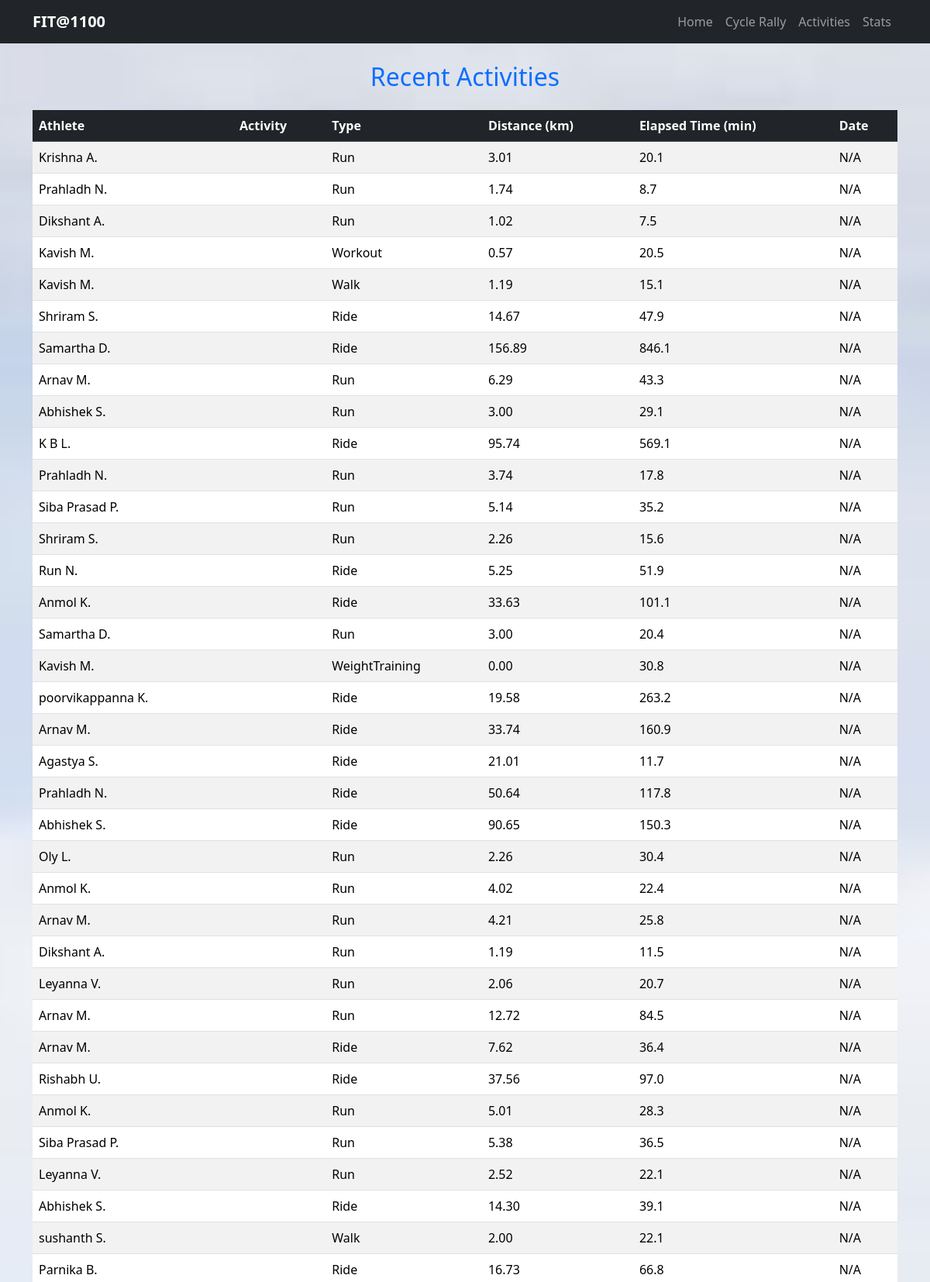
The app's page /activities (upper part) with its own data.
### models.py (models this page shows)
class Activity(Base):
    __tablename__ = "activities"
    id = Column(Integer, primary_key=True)  # pseudo ID we generate
    athlete_name = Column(String)
    distance = Column(Float)
    moving_time = Column(Float)
    elapsed_time = Column(Float)
    total_elevation_gain = Column(Float)
    type = Column(String)
    start_date = Column(DateTime)
    activity_name = Column(String)

### app.py (the view)
@app.route("/activities")
def show_activities():
    session = Session()
    activities = session.query(Activity).order_by(Activity.start_date.desc()).all()
    session.close()
    return render_template("activities.html", activities=activities)

### templates/activities.html
{% extends "base.html" %}
{% block content %}
<h2 class="text-center mb-4 text-primary">Recent Activities</h2>
<table class="table table-striped table-hover align-middle">
    <thead class="table-dark">
        <tr>
            <th>Athlete</th>
            <th>Activity</th>
            <th>Type</th>
            <th>Distance (km)</th>
            <th>Elapsed Time (min)</th>
            <th>Date</th>
        </tr>
    </thead>
    <tbody>
        {% for a in activities %}
        <tr>
            <td>{{ a.athlete_name }}</td>
            <td>{{ a.name }}</td>
            <td>{{ a.type }}</td>
            <td>{{ "%.2f"|format(a.distance/1000 if a.distance else 0) }}</td>
            <td>{{ "%.1f"|format(a.elapsed_time/60 if a.elapsed_time else 0) }}</td>
            <td>{{ a.start_date.strftime("%Y-%m-%d") if a.start_date else "N/A" }}</td>
        </tr>
        {% endfor %}
    </tbody>
</table>
{% endblock %}

### templates/base.html (shortened to what this page needs)
<!DOCTYPE html>
<html lang="en">
<head>
    <link href="https://cdn.jsdelivr.net/npm/bootstrap@5.3.2/dist/css/bootstrap.min.css" rel="stylesheet">
    <link rel="stylesheet" href="{{ url_for('static', filename='css/styles.css') }}">
</head>
<body>
    <nav class="navbar navbar-expand-lg navbar-dark bg-dark">
        <div class="container">
            <a class="navbar-brand fw-bold" href="/">FIT@1100</a>
            <div class="collapse navbar-collapse" id="navbarNav">
                <ul class="navbar-nav ms-auto">
                    <li class="nav-item"><a class="nav-link" href="/">Home</a></li>
                    <li class="nav-item"><a class="nav-link" href="/cycle-rally">Cycle Rally</a></li>
                    <li class="nav-item"><a class="nav-link" href="/activities">Activities</a></li>
                    <li class="nav-item"><a class="nav-link" href="/stats">Stats</a></li>
                </ul>
            </div>
        </div>
    </nav>
    <div class="container py-4">
        {% block content %}{% endblock %}
    </div>
</body>
</html>

### static/css/styles.css (style rules this page uses)
body { background: url("../images/background.jpeg") no-repeat center center fixed; background-size: cover; color: white; }
nav, footer, .container { position: relative; z-index: 1; }

### records on screen
Activity: athlete_name "Krishna A.", type "Run", a.distance/1000ifa.distanceelse0 "3.01", a.elapsed_time/60ifa.elapsed_timeelse0 "20.1", start_date "N/A"
Activity: athlete_name "Prahladh N.", type "Run", a.distance/1000ifa.distanceelse0 "1.74", a.elapsed_time/60ifa.elapsed_timeelse0 "8.7", start_date "N/A"
Activity: athlete_name "Dikshant A.", type "Run", a.distance/1000ifa.distanceelse0 "1.02", a.elapsed_time/60ifa.elapsed_timeelse0 "7.5", start_date "N/A"
Activity: athlete_name "Kavish M.", type "Workout", a.distance/1000ifa.distanceelse0 "0.57", a.elapsed_time/60ifa.elapsed_timeelse0 "20.5", start_date "N/A"
Activity: athlete_name "Kavish M.", type "Walk", a.distance/1000ifa.distanceelse0 "1.19", a.elapsed_time/60ifa.elapsed_timeelse0 "15.1", start_date "N/A"
Activity: athlete_name "Shriram S.", type "Ride", a.distance/1000ifa.distanceelse0 "14.67", a.elapsed_time/60ifa.elapsed_timeelse0 "47.9", start_date "N/A"
Activity: athlete_name "Samartha D.", type "Ride", a.distance/1000ifa.distanceelse0 "156.89", a.elapsed_time/60ifa.elapsed_timeelse0 "846.1", start_date "N/A"
Activity: athlete_name "Arnav M.", type "Run", a.distance/1000ifa.distanceelse0 "6.29", a.elapsed_time/60ifa.elapsed_timeelse0 "43.3", start_date "N/A"
Activity: athlete_name "Abhishek S.", type "Run", a.distance/1000ifa.distanceelse0 "3.00", a.elapsed_time/60ifa.elapsed_timeelse0 "29.1", start_date "N/A"
Activity: athlete_name "K B L.", type "Ride", a.distance/1000ifa.distanceelse0 "95.74", a.elapsed_time/60ifa.elapsed_timeelse0 "569.1", start_date "N/A"
Activity: athlete_name "Prahladh N.", type "Run", a.distance/1000ifa.distanceelse0 "3.74", a.elapsed_time/60ifa.elapsed_timeelse0 "17.8", start_date "N/A"
Activity: athlete_name "Siba Prasad P.", type "Run", a.distance/1000ifa.distanceelse0 "5.14", a.elapsed_time/60ifa.elapsed_timeelse0 "35.2", start_date "N/A"
Activity: athlete_name "Shriram S.", type "Run", a.distance/1000ifa.distanceelse0 "2.26", a.elapsed_time/60ifa.elapsed_timeelse0 "15.6", start_date "N/A"
Activity: athlete_name "Run N.", type "Ride", a.distance/1000ifa.distanceelse0 "5.25", a.elapsed_time/60ifa.elapsed_timeelse0 "51.9", start_date "N/A"
Activity: athlete_name "Anmol K.", type "Ride", a.distance/1000ifa.distanceelse0 "33.63", a.elapsed_time/60ifa.elapsed_timeelse0 "101.1", start_date "N/A"
Activity: athlete_name "Samartha D.", type "Run", a.distance/1000ifa.distanceelse0 "3.00", a.elapsed_time/60ifa.elapsed_timeelse0 "20.4", start_date "N/A"
Activity: athlete_name "Kavish M.", type "WeightTraining", a.distance/1000ifa.distanceelse0 "0.00", a.elapsed_time/60ifa.elapsed_timeelse0 "30.8", start_date "N/A"
Activity: athlete_name "poorvikappanna K.", type "Ride", a.distance/1000ifa.distanceelse0 "19.58", a.elapsed_time/60ifa.elapsed_timeelse0 "263.2", start_date "N/A"
Activity: athlete_name "Arnav M.", type "Ride", a.distance/1000ifa.distanceelse0 "33.74", a.elapsed_time/60ifa.elapsed_timeelse0 "160.9", start_date "N/A"
Activity: athlete_name "Agastya S.", type "Ride", a.distance/1000ifa.distanceelse0 "21.01", a.elapsed_time/60ifa.elapsed_timeelse0 "11.7", start_date "N/A"
Activity: athlete_name "Prahladh N.", type "Ride", a.distance/1000ifa.distanceelse0 "50.64", a.elapsed_time/60ifa.elapsed_timeelse0 "117.8", start_date "N/A"
Activity: athlete_name "Abhishek S.", type "Ride", a.distance/1000ifa.distanceelse0 "90.65", a.elapsed_time/60ifa.elapsed_timeelse0 "150.3", start_date "N/A"
Activity: athlete_name "Oly L.", type "Run", a.distance/1000ifa.distanceelse0 "2.26", a.elapsed_time/60ifa.elapsed_timeelse0 "30.4", start_date "N/A"
Activity: athlete_name "Anmol K.", type "Run", a.distance/1000ifa.distanceelse0 "4.02", a.elapsed_time/60ifa.elapsed_timeelse0 "22.4", start_date "N/A"
Activity: athlete_name "Arnav M.", type "Run", a.distance/1000ifa.distanceelse0 "4.21", a.elapsed_time/60ifa.elapsed_timeelse0 "25.8", start_date "N/A"
Activity: athlete_name "Dikshant A.", type "Run", a.distance/1000ifa.distanceelse0 "1.19", a.elapsed_time/60ifa.elapsed_timeelse0 "11.5", start_date "N/A"
Activity: athlete_name "Leyanna V.", type "Run", a.distance/1000ifa.distanceelse0 "2.06", a.elapsed_time/60ifa.elapsed_timeelse0 "20.7", start_date "N/A"
Activity: athlete_name "Arnav M.", type "Run", a.distance/1000ifa.distanceelse0 "12.72", a.elapsed_time/60ifa.elapsed_timeelse0 "84.5", start_date "N/A"
Activity: athlete_name "Arnav M.", type "Ride", a.distance/1000ifa.distanceelse0 "7.62", a.elapsed_time/60ifa.elapsed_timeelse0 "36.4", start_date "N/A"
Activity: athlete_name "Rishabh U.", type "Ride", a.distance/1000ifa.distanceelse0 "37.56", a.elapsed_time/60ifa.elapsed_timeelse0 "97.0", start_date "N/A"
Activity: athlete_name "Anmol K.", type "Run", a.distance/1000ifa.distanceelse0 "5.01", a.elapsed_time/60ifa.elapsed_timeelse0 "28.3", start_date "N/A"
Activity: athlete_name "Siba Prasad P.", type "Run", a.distance/1000ifa.distanceelse0 "5.38", a.elapsed_time/60ifa.elapsed_timeelse0 "36.5", start_date "N/A"
Activity: athlete_name "Leyanna V.", type "Run", a.distance/1000ifa.distanceelse0 "2.52", a.elapsed_time/60ifa.elapsed_timeelse0 "22.1", start_date "N/A"
Activity: athlete_name "Abhishek S.", type "Ride", a.distance/1000ifa.distanceelse0 "14.30", a.elapsed_time/60ifa.elapsed_timeelse0 "39.1", start_date "N/A"
Activity: athlete_name "sushanth S.", type "Walk", a.distance/1000ifa.distanceelse0 "2.00", a.elapsed_time/60ifa.elapsed_timeelse0 "22.1", start_date "N/A"
Activity: athlete_name "Parnika B.", type "Ride", a.distance/1000ifa.distanceelse0 "16.73", a.elapsed_time/60ifa.elapsed_timeelse0 "66.8", start_date "N/A"
